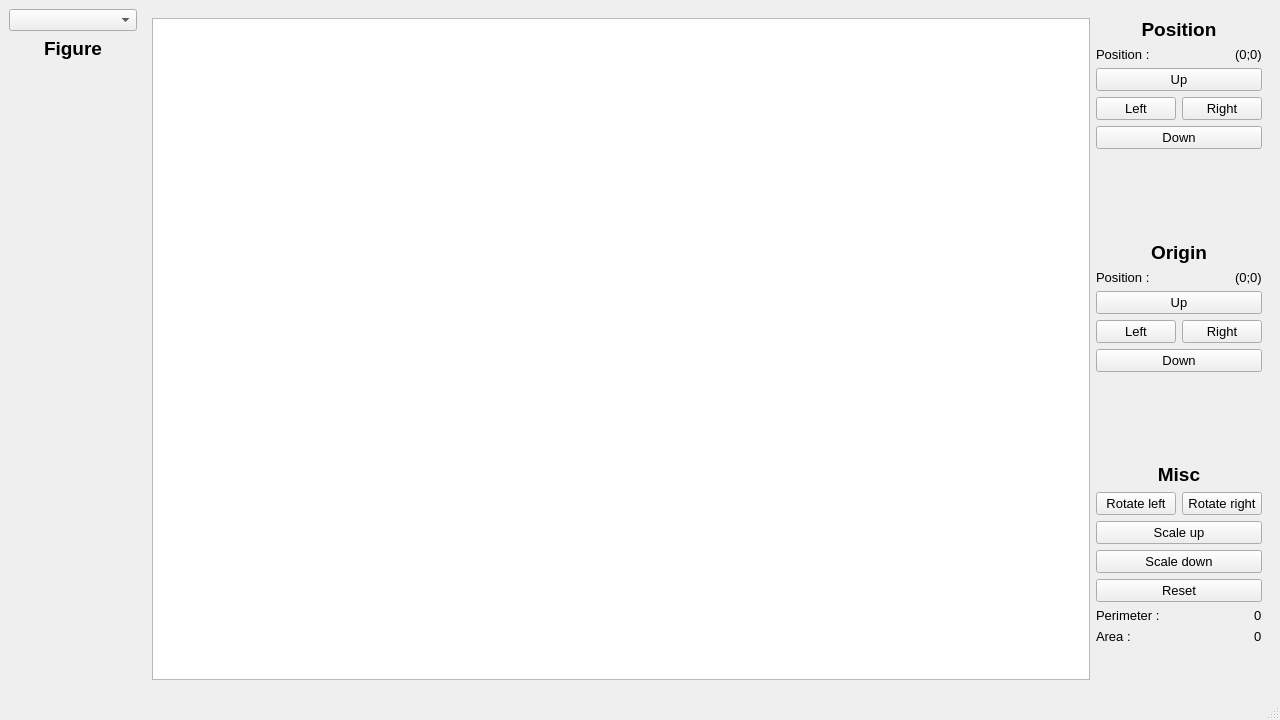
<?xml version="1.0" encoding="UTF-8"?>
<ui version="4.0">
 <class>MainWindow</class>
 <widget class="QMainWindow" name="MainWindow">
  <property name="geometry">
   <rect>
    <x>0</x>
    <y>0</y>
    <width>1280</width>
    <height>720</height>
   </rect>
  </property>
  <property name="minimumSize">
   <size>
    <width>400</width>
    <height>300</height>
   </size>
  </property>
  <property name="windowTitle">
   <string>Task 2</string>
  </property>
  <widget class="QWidget" name="centralwidget">
   <property name="sizePolicy">
    <sizepolicy hsizetype="Maximum" vsizetype="Maximum">
     <horstretch>0</horstretch>
     <verstretch>0</verstretch>
    </sizepolicy>
   </property>
   <layout class="QFormLayout" name="formLayout">
    <item row="0" column="0">
     <layout class="QVBoxLayout" name="figureTablayout">
      <item>
       <widget class="QComboBox" name="comboBox">
        <property name="currentIndex">
         <number>-1</number>
        </property>
        <item>
         <property name="text">
          <string>Square</string>
         </property>
        </item>
        <item>
         <property name="text">
          <string>Rectangle</string>
         </property>
        </item>
        <item>
         <property name="text">
          <string>Triangle</string>
         </property>
        </item>
        <item>
         <property name="text">
          <string>Circle</string>
         </property>
        </item>
        <item>
         <property name="text">
          <string>Rhombus</string>
         </property>
        </item>
        <item>
         <property name="text">
          <string>Parallelogram</string>
         </property>
        </item>
        <item>
         <property name="text">
          <string>Hexagon</string>
         </property>
        </item>
        <item>
         <property name="text">
          <string>5-Star</string>
         </property>
        </item>
        <item>
         <property name="text">
          <string>6-Star</string>
         </property>
        </item>
        <item>
         <property name="text">
          <string>8-Star</string>
         </property>
        </item>
        <item>
         <property name="text">
          <string>Custom</string>
         </property>
        </item>
       </widget>
      </item>
      <item>
       <widget class="QLabel" name="label_figureTab">
        <property name="font">
         <font>
          <pointsize>14</pointsize>
          <weight>75</weight>
          <bold>true</bold>
         </font>
        </property>
        <property name="text">
         <string>Figure</string>
        </property>
        <property name="alignment">
         <set>Qt::AlignCenter</set>
        </property>
       </widget>
      </item>
      <item>
       <widget class="QStackedWidget" name="stackedWidget_figure">
        <property name="currentIndex">
         <number>5</number>
        </property>
        <widget class="QWidget" name="page">
         <layout class="QHBoxLayout" name="horizontalLayout_2">
          <item>
           <layout class="QHBoxLayout" name="radiusLayout">
            <item>
             <widget class="QLabel" name="label_Radius">
              <property name="font">
               <font>
                <pointsize>10</pointsize>
               </font>
              </property>
              <property name="text">
               <string>Radius :</string>
              </property>
             </widget>
            </item>
            <item>
             <widget class="QSpinBox" name="spinBox_radius">
              <property name="minimum">
               <number>1</number>
              </property>
              <property name="maximum">
               <number>500</number>
              </property>
             </widget>
            </item>
           </layout>
          </item>
         </layout>
        </widget>
        <widget class="QWidget" name="page_2">
         <layout class="QHBoxLayout" name="horizontalLayout_3">
          <item>
           <layout class="QVBoxLayout" name="LWLayout">
            <item>
             <layout class="QHBoxLayout" name="lengthLayout">
              <item>
               <widget class="QLabel" name="label_Length">
                <property name="font">
                 <font>
                  <pointsize>10</pointsize>
                 </font>
                </property>
                <property name="text">
                 <string>Length :</string>
                </property>
               </widget>
              </item>
              <item>
               <widget class="QSpinBox" name="spinBox_length">
                <property name="minimum">
                 <number>1</number>
                </property>
                <property name="maximum">
                 <number>500</number>
                </property>
               </widget>
              </item>
             </layout>
            </item>
            <item>
             <layout class="QHBoxLayout" name="widthLayout">
              <item>
               <widget class="QLabel" name="label_Width">
                <property name="font">
                 <font>
                  <pointsize>10</pointsize>
                 </font>
                </property>
                <property name="text">
                 <string>Width :</string>
                </property>
               </widget>
              </item>
              <item>
               <widget class="QSpinBox" name="spinBox_width">
                <property name="minimum">
                 <number>1</number>
                </property>
                <property name="maximum">
                 <number>500</number>
                </property>
               </widget>
              </item>
             </layout>
            </item>
            <item>
             <layout class="QHBoxLayout" name="horizontalLayout_8">
              <item>
               <widget class="QLabel" name="label_angle">
                <property name="text">
                 <string>Angle: </string>
                </property>
               </widget>
              </item>
              <item>
               <widget class="QSpinBox" name="spinBox_angle">
                <property name="minimum">
                 <number>1</number>
                </property>
                <property name="maximum">
                 <number>179</number>
                </property>
               </widget>
              </item>
             </layout>
            </item>
           </layout>
          </item>
         </layout>
        </widget>
        <widget class="QWidget" name="page_3">
         <layout class="QHBoxLayout" name="horizontalLayout_4">
          <item>
           <layout class="QVBoxLayout" name="RadiusABLayout">
            <item>
             <layout class="QHBoxLayout" name="radiusALayout">
              <item>
               <widget class="QLabel" name="label_RadiusA">
                <property name="font">
                 <font>
                  <pointsize>10</pointsize>
                 </font>
                </property>
                <property name="text">
                 <string>RadiusA :</string>
                </property>
               </widget>
              </item>
              <item>
               <widget class="QSpinBox" name="spinBox_radiusA">
                <property name="minimum">
                 <number>1</number>
                </property>
                <property name="maximum">
                 <number>500</number>
                </property>
               </widget>
              </item>
             </layout>
            </item>
            <item>
             <layout class="QHBoxLayout" name="radiusBLayout">
              <item>
               <widget class="QLabel" name="label_RadiusB">
                <property name="font">
                 <font>
                  <pointsize>10</pointsize>
                 </font>
                </property>
                <property name="text">
                 <string>RadiusB :</string>
                </property>
               </widget>
              </item>
              <item>
               <widget class="QSpinBox" name="spinBox_radiusB">
                <property name="minimum">
                 <number>1</number>
                </property>
                <property name="maximum">
                 <number>500</number>
                </property>
               </widget>
              </item>
             </layout>
            </item>
           </layout>
          </item>
         </layout>
        </widget>
        <widget class="QWidget" name="page_4">
         <layout class="QHBoxLayout" name="horizontalLayout_5">
          <item>
           <layout class="QHBoxLayout" name="sideLayout">
            <item>
             <widget class="QLabel" name="label_Side">
              <property name="font">
               <font>
                <pointsize>10</pointsize>
               </font>
              </property>
              <property name="text">
               <string>Side :</string>
              </property>
             </widget>
            </item>
            <item>
             <widget class="QSpinBox" name="spinBox_side">
              <property name="minimum">
               <number>1</number>
              </property>
              <property name="maximum">
               <number>500</number>
              </property>
             </widget>
            </item>
           </layout>
          </item>
         </layout>
        </widget>
        <widget class="QWidget" name="page_5">
         <layout class="QHBoxLayout" name="horizontalLayout_6">
          <item>
           <widget class="QPushButton" name="pushButton_draw">
            <property name="enabled">
             <bool>true</bool>
            </property>
            <property name="font">
             <font>
              <pointsize>10</pointsize>
             </font>
            </property>
            <property name="text">
             <string>Draw</string>
            </property>
           </widget>
          </item>
         </layout>
        </widget>
        <widget class="QWidget" name="page_10"/>
       </widget>
      </item>
     </layout>
    </item>
    <item row="0" column="1">
     <widget class="QStackedWidget" name="stackedWidget_right">
      <property name="currentIndex">
       <number>0</number>
      </property>
      <widget class="QWidget" name="page_6">
       <layout class="QHBoxLayout" name="horizontalLayout_7">
        <item>
         <widget class="QGraphicsView" name="graphicsView">
          <property name="mouseTracking">
           <bool>false</bool>
          </property>
          <property name="focusPolicy">
           <enum>Qt::NoFocus</enum>
          </property>
          <property name="verticalScrollBarPolicy">
           <enum>Qt::ScrollBarAlwaysOff</enum>
          </property>
          <property name="horizontalScrollBarPolicy">
           <enum>Qt::ScrollBarAlwaysOff</enum>
          </property>
          <property name="interactive">
           <bool>false</bool>
          </property>
          <property name="sceneRect">
           <rectf>
            <x>0.000000000000000</x>
            <y>0.000000000000000</y>
            <width>1.000000000000000</width>
            <height>1.000000000000000</height>
           </rectf>
          </property>
          <property name="alignment">
           <set>Qt::AlignCenter</set>
          </property>
          <property name="transformationAnchor">
           <enum>QGraphicsView::AnchorViewCenter</enum>
          </property>
          <property name="resizeAnchor">
           <enum>QGraphicsView::AnchorViewCenter</enum>
          </property>
          <property name="viewportUpdateMode">
           <enum>QGraphicsView::FullViewportUpdate</enum>
          </property>
         </widget>
        </item>
        <item>
         <layout class="QVBoxLayout" name="verticalLayout_2">
          <item>
           <layout class="QFormLayout" name="positionLayout">
            <item row="0" column="0" colspan="2">
             <widget class="QLabel" name="label_positionTab">
              <property name="font">
               <font>
                <pointsize>14</pointsize>
                <weight>75</weight>
                <bold>true</bold>
               </font>
              </property>
              <property name="text">
               <string>Position</string>
              </property>
              <property name="alignment">
               <set>Qt::AlignCenter</set>
              </property>
             </widget>
            </item>
            <item row="1" column="0" colspan="2">
             <layout class="QHBoxLayout" name="positionLayout_2">
              <item>
               <widget class="QLabel" name="label_position">
                <property name="font">
                 <font>
                  <pointsize>10</pointsize>
                 </font>
                </property>
                <property name="text">
                 <string>Position : </string>
                </property>
               </widget>
              </item>
              <item alignment="Qt::AlignRight">
               <widget class="QLabel" name="Position">
                <property name="font">
                 <font>
                  <pointsize>10</pointsize>
                 </font>
                </property>
                <property name="text">
                 <string>(0;0)</string>
                </property>
               </widget>
              </item>
             </layout>
            </item>
            <item row="2" column="0" colspan="2">
             <widget class="QPushButton" name="pushButton_moveup">
              <property name="font">
               <font>
                <pointsize>10</pointsize>
               </font>
              </property>
              <property name="text">
               <string>Up</string>
              </property>
             </widget>
            </item>
            <item row="3" column="0">
             <widget class="QPushButton" name="pushButton_moveleft">
              <property name="font">
               <font>
                <pointsize>10</pointsize>
               </font>
              </property>
              <property name="text">
               <string>Left</string>
              </property>
             </widget>
            </item>
            <item row="3" column="1">
             <widget class="QPushButton" name="pushButton_moveright">
              <property name="font">
               <font>
                <pointsize>10</pointsize>
               </font>
              </property>
              <property name="text">
               <string>Right</string>
              </property>
             </widget>
            </item>
            <item row="4" column="0" colspan="2">
             <widget class="QPushButton" name="pushButton_movedown">
              <property name="font">
               <font>
                <pointsize>10</pointsize>
               </font>
              </property>
              <property name="text">
               <string>Down</string>
              </property>
             </widget>
            </item>
           </layout>
          </item>
          <item>
           <layout class="QFormLayout" name="originLayout">
            <item row="0" column="0" colspan="2">
             <widget class="QLabel" name="label_originTab">
              <property name="font">
               <font>
                <pointsize>14</pointsize>
                <weight>75</weight>
                <bold>true</bold>
               </font>
              </property>
              <property name="text">
               <string>Origin</string>
              </property>
              <property name="textFormat">
               <enum>Qt::AutoText</enum>
              </property>
              <property name="alignment">
               <set>Qt::AlignCenter</set>
              </property>
             </widget>
            </item>
            <item row="1" column="0" colspan="2">
             <layout class="QHBoxLayout" name="originPositionLayout">
              <item>
               <widget class="QLabel" name="label_origin">
                <property name="font">
                 <font>
                  <pointsize>10</pointsize>
                 </font>
                </property>
                <property name="text">
                 <string>Position : </string>
                </property>
               </widget>
              </item>
              <item alignment="Qt::AlignRight">
               <widget class="QLabel" name="Origin">
                <property name="font">
                 <font>
                  <pointsize>10</pointsize>
                 </font>
                </property>
                <property name="text">
                 <string>(0;0)</string>
                </property>
               </widget>
              </item>
             </layout>
            </item>
            <item row="2" column="0" colspan="2">
             <widget class="QPushButton" name="pushButton_origin_up">
              <property name="font">
               <font>
                <pointsize>10</pointsize>
               </font>
              </property>
              <property name="text">
               <string>Up</string>
              </property>
             </widget>
            </item>
            <item row="3" column="0">
             <widget class="QPushButton" name="pushButton_origin_left">
              <property name="font">
               <font>
                <pointsize>10</pointsize>
               </font>
              </property>
              <property name="text">
               <string>Left</string>
              </property>
             </widget>
            </item>
            <item row="3" column="1">
             <widget class="QPushButton" name="pushButton_origin_right">
              <property name="font">
               <font>
                <pointsize>10</pointsize>
               </font>
              </property>
              <property name="text">
               <string>Right</string>
              </property>
             </widget>
            </item>
            <item row="4" column="0" colspan="2">
             <widget class="QPushButton" name="pushButton_origin_down">
              <property name="font">
               <font>
                <pointsize>10</pointsize>
               </font>
              </property>
              <property name="text">
               <string>Down</string>
              </property>
             </widget>
            </item>
           </layout>
          </item>
          <item>
           <layout class="QFormLayout" name="miscLayout">
            <item row="0" column="0" colspan="2">
             <widget class="QLabel" name="label_miscTab">
              <property name="font">
               <font>
                <pointsize>14</pointsize>
                <weight>75</weight>
                <bold>true</bold>
               </font>
              </property>
              <property name="text">
               <string>Misc</string>
              </property>
              <property name="alignment">
               <set>Qt::AlignCenter</set>
              </property>
             </widget>
            </item>
            <item row="1" column="0">
             <widget class="QPushButton" name="pushButton_rotleft">
              <property name="font">
               <font>
                <pointsize>10</pointsize>
               </font>
              </property>
              <property name="text">
               <string>Rotate left</string>
              </property>
             </widget>
            </item>
            <item row="1" column="1">
             <widget class="QPushButton" name="pushButton_rotright">
              <property name="font">
               <font>
                <pointsize>10</pointsize>
               </font>
              </property>
              <property name="text">
               <string>Rotate right</string>
              </property>
             </widget>
            </item>
            <item row="2" column="0" colspan="2">
             <widget class="QPushButton" name="pushButton_sizeup">
              <property name="font">
               <font>
                <pointsize>10</pointsize>
               </font>
              </property>
              <property name="text">
               <string>Scale up</string>
              </property>
             </widget>
            </item>
            <item row="3" column="0" colspan="2">
             <widget class="QPushButton" name="pushButton_sizedown">
              <property name="font">
               <font>
                <pointsize>10</pointsize>
               </font>
              </property>
              <property name="text">
               <string>Scale down</string>
              </property>
             </widget>
            </item>
            <item row="5" column="0" colspan="2">
             <layout class="QHBoxLayout" name="perimeterLayout">
              <item>
               <widget class="QLabel" name="label_perimeter">
                <property name="font">
                 <font>
                  <pointsize>10</pointsize>
                 </font>
                </property>
                <property name="text">
                 <string>Perimeter : </string>
                </property>
               </widget>
              </item>
              <item alignment="Qt::AlignRight">
               <widget class="QLabel" name="Perimeter">
                <property name="font">
                 <font>
                  <pointsize>10</pointsize>
                 </font>
                </property>
                <property name="text">
                 <string>0</string>
                </property>
               </widget>
              </item>
             </layout>
            </item>
            <item row="6" column="0" colspan="2">
             <layout class="QHBoxLayout" name="areaLayout">
              <item>
               <widget class="QLabel" name="label_area">
                <property name="font">
                 <font>
                  <pointsize>10</pointsize>
                 </font>
                </property>
                <property name="text">
                 <string>Area : </string>
                </property>
               </widget>
              </item>
              <item alignment="Qt::AlignRight">
               <widget class="QLabel" name="Area">
                <property name="font">
                 <font>
                  <pointsize>10</pointsize>
                 </font>
                </property>
                <property name="text">
                 <string>0</string>
                </property>
               </widget>
              </item>
             </layout>
            </item>
            <item row="4" column="0" colspan="2">
             <widget class="QPushButton" name="pushButton_reset">
              <property name="font">
               <font>
                <pointsize>10</pointsize>
               </font>
              </property>
              <property name="text">
               <string>Reset</string>
              </property>
             </widget>
            </item>
           </layout>
          </item>
         </layout>
        </item>
       </layout>
      </widget>
      <widget class="QWidget" name="page_7"/>
     </widget>
    </item>
   </layout>
  </widget>
  <widget class="QMenuBar" name="menubar">
   <property name="geometry">
    <rect>
     <x>0</x>
     <y>0</y>
     <width>1280</width>
     <height>20</height>
    </rect>
   </property>
  </widget>
  <widget class="QStatusBar" name="statusbar"/>
 </widget>
 <resources/>
 <connections/>
</ui>
